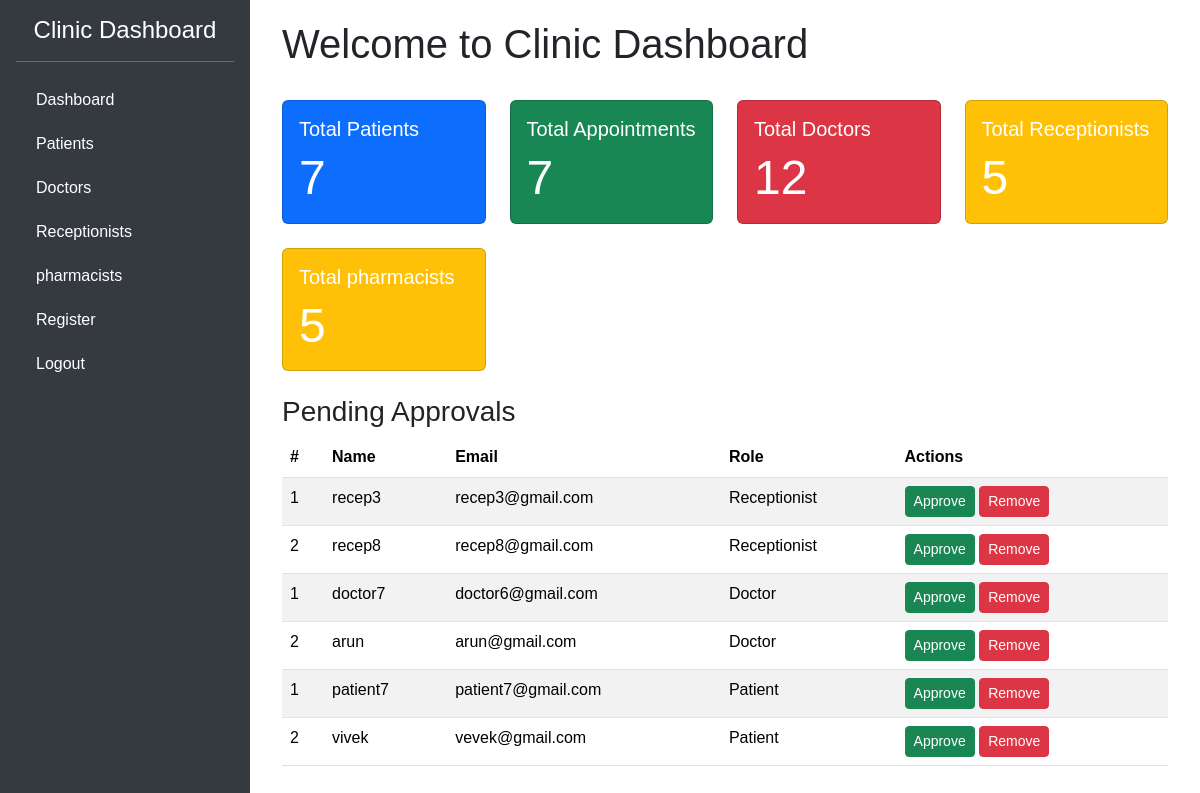
The page /admin_home/ (signed in) on the database as committed earlier.
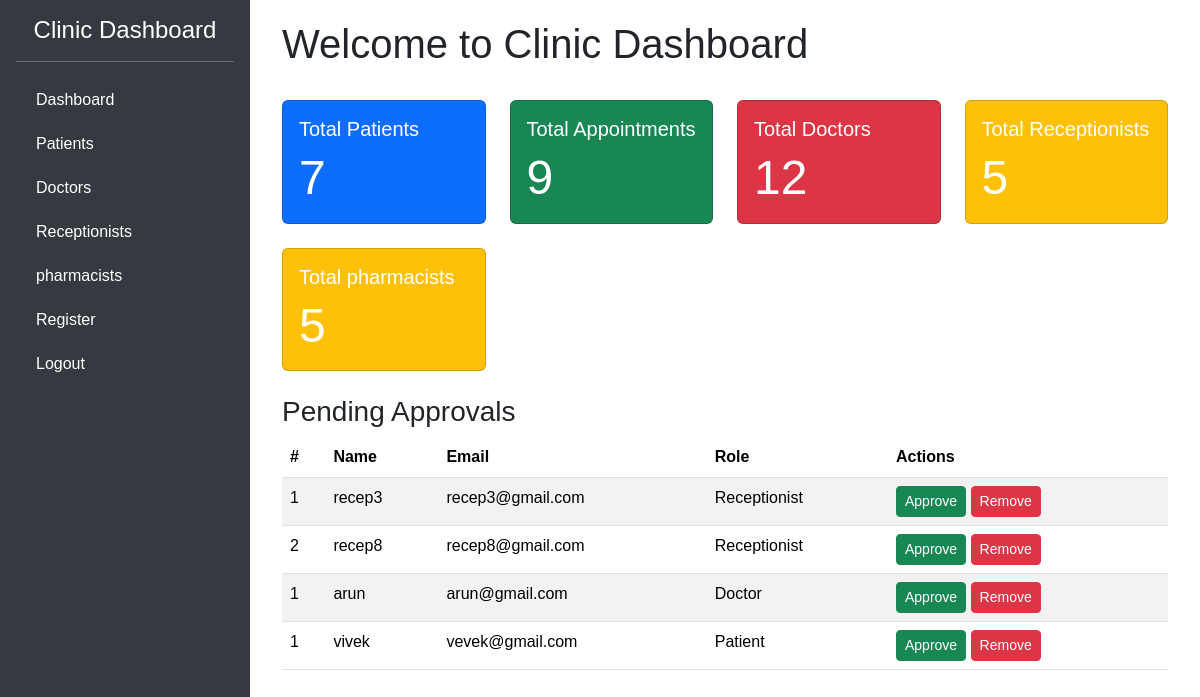
The same page on the database as committed later.
### clinic_mgt_app/models.py (models this page shows, shortened)
class CustomUser(AbstractBaseUser,PermissionsMixin):
    username=models.CharField(max_length=100,unique=True)
    email=models.EmailField(blank=True,null=True)
    is_active=models.BooleanField(default=True,verbose_name='active')
    is_staff=models.BooleanField(default=False)
    role=models.IntegerField(choices=ROLE_CHOICE,null=True)
    created_at=models.DateTimeField(auto_now_add=True)
    updated_at=models.DateTimeField(auto_now=True)
    is_approved = models.BooleanField(default=False)
    USERNAME_FIELD='username'
    REQUIRED_FIELDS=[]
    objects=CustomUserManager()

### clinic_mgt_app/views.py (the view)
# urls.py: path('admin_home/',views.admin_home,name='admin_home'),
@login_required
def admin_home(request):
    all_users = CustomUser.objects.all()
    receptionists = all_users.filter(role=2, is_approved=False)
    doctors = all_users.filter(role=3, is_approved=False)
    patients = all_users.filter(role=4, is_approved=False)
    pharmacists = all_users.filter(role=5, is_approved=False)  # Assuming role=5 for pharmacists
    total_receptionists = all_users.filter(role=2).count()
    total_doctors = all_users.filter(role=3).count()
    total_patients = all_users.filter(role=4).count()
    total_pharmacists = all_users.filter(role=5).count()  # Total pharmacists
    total_appointments = Appointment.objects.count()
    pending_approvals = all_users.filter(is_approved=False).count()
    context = {
        'receptionists': receptionists,
        'doctors': doctors,
        'patients': patients,
        'pharmacists': pharmacists,  # Add pharmacists to the context
        'total_receptionists': total_receptionists,
        'total_doctors': total_doctors,
        'total_patients': total_patients,
        'total_pharmacists': total_pharmacists,  # Pass total pharmacists
        'total_appointments': total_appointments,
        'pending_approvals': pending_approvals,
    }
    return render(request, 'admin_home.html', context)

### clinic_mgt_app/templates/admin_home.html (shortened to what the changed rows need)
<!DOCTYPE html>
<html lang="en">
<head>
    <link href="https://cdn.jsdelivr.net/npm/bootstrap@5.3.1/dist/css/bootstrap.min.css" rel="stylesheet">
</head>
<body>
    <div class="main-content">
        <div class="container">
            <div class="d-flex justify-content-between align-items-center mb-4">
                <h1>Welcome to Clinic Dashboard</h1>
            </div>
            <div class="row g-4">
                <div class="col-md-3">
                    <div class="card text-white bg-success">
                        <div class="card-body">
                            <h5 class="card-title">Total Appointments</h5>
                            <p class="card-text display-5">{{ total_appointments }}</p>
                        </div>
                    </div>
                </div>
            </div>
<div class="mt-4">
    <table class="table table-striped">
        <thead>
            <tr>
                <th>#</th>
                <th>Name</th>
                <th>Email</th>
                <th>Role</th>
                <th>Actions</th>
            </tr>
        </thead>
        <tbody>
            {% for user in receptionists %}
            <tr>
                <td>{{ forloop.counter }}</td>
                <td>{{ user.username }}</td>
                <td>{{ user.email }}</td>
                <td>Receptionist</td>
                <td>
                    <a href="{% url 'approve' user.id %}" class="btn btn-success btn-sm">Approve</a>
                    <a href="{% url 'remove' user.id %}" class="btn btn-danger btn-sm">Remove</a>
                </td>
            </tr>
            {% endfor %}
            {% for user in doctors %}
            <tr>
                <td>{{ forloop.counter }}</td>
                <td>{{ user.username }}</td>
                <td>{{ user.email }}</td>
                <td>Doctor</td>
                <td>
                    <a href="{% url 'approve' user.id %}" class="btn btn-success btn-sm">Approve</a>
                    <a href="{% url 'remove' user.id %}" class="btn btn-danger btn-sm">Remove</a>
                </td>
            </tr>
            {% endfor %}
            {% for user in patients %}
            <tr>
                <td>{{ forloop.counter }}</td>
                <td>{{ user.username }}</td>
                <td>{{ user.email }}</td>
                <td>Patient</td>
                <td>
                    <a href="{% url 'approve' user.id %}" class="btn btn-success btn-sm">Approve</a>
                    <a href="{% url 'remove' user.id %}" class="btn btn-danger btn-sm">Remove</a>
                </td>
            </tr>
            {% endfor %}
        </tbody>
    </table>
  </div>
        </div>
    </div>
</body>
</html>

Rows that differ between the two databases and show on the page:
no longer on this page (row edited): CustomUser: username "doctor7", email "doctor6@gmail.com"
no longer on this page (row edited): CustomUser: username "patient7", email "patient7@gmail.com"
Other text that changed with them:
{{ total_appointments }}: "7" → "9"
